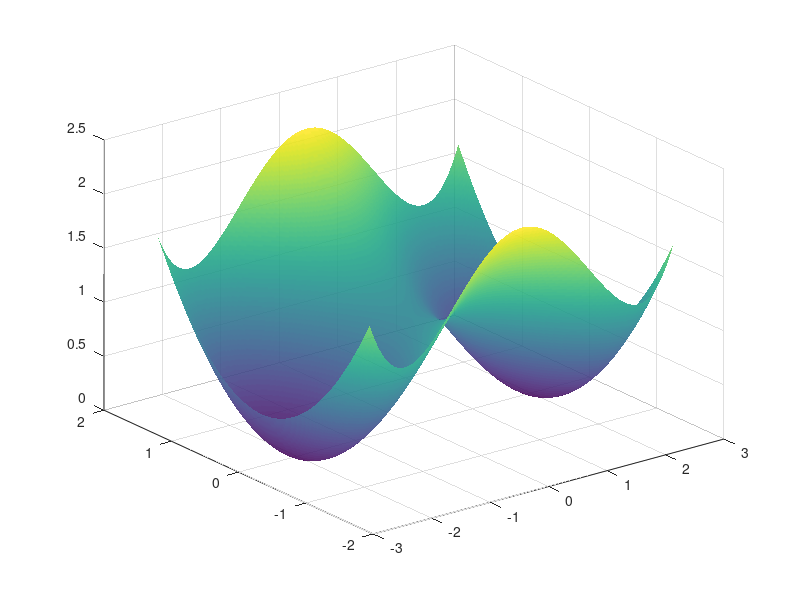

This figure's MATLAB source: (Note: this script raises an error after producing the figure.)
%% 2D bistable ecosystem potential: surface and gradient-descent trajectories
%
%   Phenomenological double-well potential (cusp catastrophe normal form):
%
%       V(x, y; b) = (x² - b)² / (4b)  +  c · y²
%
%   This is the normal form of the fold/cusp catastrophe widely used in
%   ecology to model regime shifts and bistability (Zeeman 1976, May 1977,
%   Scheffer et al. 2001).  The bifurcation parameter b controls the
%   number and position of stable states:
%     b > 0  →  two stable states at x* = ±√b  (bistable)
%     b = 0  →  fold bifurcation (one degenerate equilibrium)
%     b < 0  →  one stable state at x* = 0 (monostable)
%
%   Here b = 4, c = 0.5:
%       V(x, y) = (x² - 4)² / 16  +  y² / 2
%
%   x = normalised ecosystem state (e.g. vegetation cover, fish biomass)
%   y = environmental fluctuation  (e.g. soil moisture, turbidity)
%
%   Equilibria:
%     Stable (local minima):  (±2, 0),  V = 0
%     Unstable (saddle):       ( 0, 0),  V = 1
%
%   ODE system (gradient descent on V):
%       dx/dt = -∂V/∂x =  x - x³/4   [≡ x(1 - x²/4)]
%       dy/dt = -∂V/∂y = -y
%
%   References:
%     Zeeman (1976) Catastrophe theory. Sci. Am. 234, 65-83.
%     May (1977) Thresholds and breakpoints. Nature 269, 471-477.
%     Scheffer et al. (2001) Catastrophic shifts. Nature 413, 591-596.
%
%   Saves: plots/double_well_potential.pdf

%% ── Parameters ──────────────────────────────────────────────────────────

b = 4;      % bifurcation parameter — stable states at x* = ±√b = ±2
c = 0.5;    % y-curvature coefficient

x_vec = linspace(-2.6, 2.6, 300);   % state-variable grid
y_vec = linspace(-1.6, 1.6, 300);   % environmental-variable grid

tspan = [0, 6];                      % integration window

%% ── Potential and partial derivatives (anonymous functions) ──────────────

% V(x,y) = (x²-b)²/(4b) + c·y²
V    = @(x, y)   (x.^2 - b).^2 ./ (4*b)  +  c .* y.^2;

% ∂V/∂x = x(x²-b)/b  [= x³/b - x]
dVdx = @(x, y)   x .* (x.^2 - b) ./ b;

% ∂V/∂y = 2c·y
dVdy = @(x, y)   2*c .* y;

% 2D ODE:  [dx/dt; dy/dt] = -∇V
odefun = @(t, u) [ -dVdx(u(1), u(2)); ...
                   -dVdy(u(1), u(2)) ];

%% ── ODE solver options ───────────────────────────────────────────────────

odeOpts = odeset('RelTol', 1e-8, 'AbsTol', 1e-10);

%% ── Equilibria ───────────────────────────────────────────────────────────
% Analytical: ∇V = 0  →  x(x²-b)/b = 0  AND  2c·y = 0
%   Stable   (local minima, ∂²V/∂x²>0): (±√b, 0) = (±2, 0),  V = 0
%   Unstable (saddle,       ∂²V/∂x²<0): (  0,  0),            V = 1

eq_stable   = [ sqrt(b), 0 ; -sqrt(b), 0 ];   % [x, y] rows
eq_unstable = [ 0,       0 ];

fprintf('\n── Equilibria ──────────────────────────────────────────────\n');
for k = 1 : size(eq_stable, 1)
    fprintf('  Stable   (x*, y*) = (%+.4f, %+.4f)   V = %.4f\n', ...
            eq_stable(k,1), eq_stable(k,2), ...
            V(eq_stable(k,1), eq_stable(k,2)));
end
for k = 1 : size(eq_unstable, 1)
    fprintf('  Unstable (x*, y*) = (%+.4f, %+.4f)   V = %.4f\n', ...
            eq_unstable(k,1), eq_unstable(k,2), ...
            V(eq_unstable(k,1), eq_unstable(k,2)));
end
fprintf('────────────────────────────────────────────────────────────\n\n');

%% ── Trajectories ─────────────────────────────────────────────────────────

% Basin colours (matching MSS_figs.mlx palette)
col_right = [0.5059, 0.6078, 0.4039];   % green  — right basin (x0 > 0)
col_left  = [0.7137, 0.6353, 0.4118];   % brown  — left  basin (x0 < 0)

% 14 initial conditions as explicit [x0, y0] rows.
% Symmetric layout: 6 far-field (±2.2, ±1.4) × 2 y-levels,
% plus 2 near-saddle ICs that hug the separatrix.
ICs = [ ...
   -2.2, -1.0;   -2.2,  1.0; ...   % far left,  both y
   -1.4, -1.0;   -1.4,  1.0; ...   % mid left,  both y
   -0.6, -1.0;   -0.6,  1.0; ...   % near left, both y
    0.6, -1.0;    0.6,  1.0; ...   % near right,both y
    1.4, -1.0;    1.4,  1.0; ...   % mid right, both y
    2.2, -1.0;    2.2,  1.0; ...   % far right, both y
   -0.2,  0.0;    0.2,  0.0  ...   % on y=0, near separatrix
];  % 14 rows total

traj_all = {};

for k = 1 : size(ICs, 1)
    u0      = ICs(k, :).';
    [~, uu] = ode45(odefun, tspan, u0, odeOpts);

    tr.x      = uu(:, 1);
    tr.y      = uu(:, 2);
    tr.V      = V(uu(:,1), uu(:,2));
    tr.col    = col_right * (ICs(k,1) >= 0) + col_left * (ICs(k,1) < 0);
    tr.col_dk = tr.col * 0.60;   % darkened shade for the directional arrow
    traj_all{end+1} = tr;   
end

%% ── Shared publication style ─────────────────────────────────────────────

FS  = 22;             % base font size (pt)
LW  = 1.6;            % trajectory line width  (2.0 × 0.8 = 1.6)
FN  = 'Helvetica';    % axis font

red_col = [0.85 0.07 0.07];   % stable equilibrium marker
blk_col = [0    0    0   ];   % unstable equilibrium marker
MS  = 10;                     % marker size (pt)

%% ── Figure ───────────────────────────────────────────────────────────────

fig = figure('Units', 'centimeters', 'Position', [3 3 18 13], 'Color', 'w');
ax  = axes('Parent', fig);

% ─ 3D potential surface ───────────────────────────────────────────────────
[X_grid, Y_grid] = meshgrid(x_vec, y_vec);
V_surf = V(X_grid, Y_grid);

surf(X_grid, Y_grid, V_surf, 'EdgeColor', 'none', 'FaceAlpha', 0.88);
shading interp
colormap(ax, flipud(parula));
hold on;

% ─ Trajectories with directional arrows ──────────────────────────────────
lift      = 0.04;    % z-offset for trajectory lines (and arrows) above surface
arrow_len = 0.08;    % very short — shaft invisible, only arrowhead shows

for k = 1 : numel(traj_all)
    tr = traj_all{k};
    n  = length(tr.x);

    % Trajectory line
    plot3(tr.x, tr.y, tr.V + lift, '-', ...
          'Color', tr.col, 'LineWidth', LW);

    % IC marker
    plot3(tr.x(1), tr.y(1), tr.V(1) + lift, 'o', ...
          'Color', tr.col, 'MarkerFaceColor', tr.col, ...
          'MarkerSize', 3, 'LineWidth', 1.0);

    % Directional arrow — sits on the trajectory at ~30 % along the curve.
    % Full 3D direction (dx, dy, dV) so the arrow follows the surface slope.
    % The tip stays above the surface because the trajectory itself runs at
    % V + lift, so the tip lands at ~V(x_tip, y_tip) + lift.
    if n < 6; continue; end
    idx = max(3, round(n * 0.10));
    i0  = max(1, idx - 3);
    i1  = min(n, idx + 3);

    dx_a  = tr.x(i1) - tr.x(i0);
    dy_a  = tr.y(i1) - tr.y(i0);
    dV_a  = tr.V(i1) - tr.V(i0);
    mag3d = sqrt(dx_a^2 + dy_a^2 + dV_a^2);
    if mag3d < 1e-10; continue; end

    u = dx_a / mag3d * arrow_len;
    v = dy_a / mag3d * arrow_len;
    w = dV_a / mag3d * arrow_len;

    %quiver3(tr.x(idx), tr.y(idx), tr.V(idx) + lift, u, v, w, 0, ...
    %        'Color', tr.col, 'LineWidth', LW + 2.0, 'MaxHeadSize', 3.0);
end

% ─ Equilibria on the surface ─────────────────────────────────────────────
plot3(eq_stable(:,1),   eq_stable(:,2),   ...
      V(eq_stable(:,1),   eq_stable(:,2))   + lift, 'o', ...
      'Color', red_col, 'MarkerFaceColor', red_col, ...
      'MarkerSize', MS, 'LineWidth', 1.5);

plot3(eq_unstable(:,1), eq_unstable(:,2), ...
      V(eq_unstable(:,1), eq_unstable(:,2)) + lift, 'o', ...
      'Color', blk_col, 'MarkerFaceColor', blk_col, ...
      'MarkerSize', MS, 'LineWidth', 1.5);

% ─ Axes labels ───────────────────────────────────────────────────────────
xlabel('Ecosystem state, $x$', ...
       'Interpreter', 'latex', 'FontSize', FS, 'FontName', FN);
ylabel('Environmental variable, $y$', ...
       'Interpreter', 'latex', 'FontSize', FS, 'FontName', FN);
zlabel('Potential, $V$', ...
       'Interpreter', 'latex', 'FontSize', FS, 'FontName', FN);

% ─ View and axis scaling ──────────────────────────────────────────────────
view([-40, 25]);
xlim([-2.6,  2.6]);
ylim([-1.6,  1.6]);
zlim([ 0,    2.0]);     % clip high edges; saddle at V=1, wells at V=0

% Flatten the z-axis visually so the double-well shape reads clearly
pbaspect([2.6, 1.6, 0.9]);

ax.Box       = 'on';
ax.FontSize  = FS;
ax.FontName  = FN;
ax.LineWidth = 0.8;
ax.GridAlpha = 0.2;

%% ── Save figure ──────────────────────────────────────────────────────────

%if ~exist('plots', 'dir')
%    mkdir('plots');
%end

%exportgraphics(fig, 'plots/double_well_potential.pdf', 'ContentType', 'vector');
